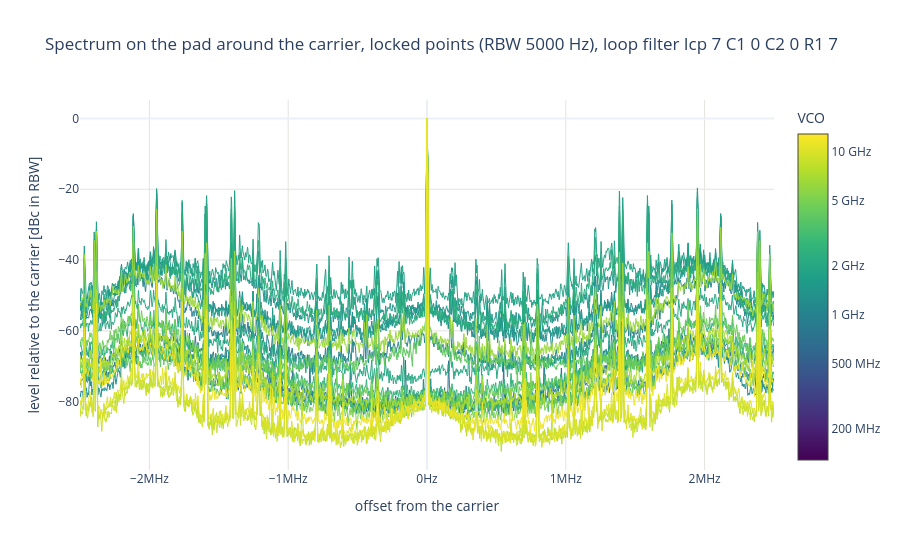

The notebook cell saved with this chart:
### Code cell
F_start, F_stop = None, None  # offset from the carrier shown [Hz] (may be negative); None = edge of the traces

# Averaged spectrum on the pad around the carrier of every locked point, relative to the carrier (trace maximum), in
# the trace's RBW (not binned), coloured by the VCO frequency.
fig = go.Figure()
for r in ok.itertuples():
    d = trace_of(r.f_ref, "spectrum")
    if d.empty:
        continue
    d = d.assign(freq=d["freq"] - d["center"], level_dbc=d["level_dbm"] - d["level_dbm"].max())
    d = in_range(d, d["freq"].min() if F_start is None else F_start, d["freq"].max() if F_stop is None else F_stop)
    fig.add_scatter(x=d["freq"], y=d["level_dbc"], mode="lines", showlegend=False,
                    line=dict(color=COLOR_OF[r.f_ref], width=1),
                    hovertemplate=f"VCO {r.f_vco / 1e6:.0f} MHz, pad {r.f_out_meas / 1e6:.3f} MHz, "
                                  f"carrier {r.carrier_dbm:.1f} dBm<br>%{{x:.4s}}Hz: %{{y:.1f}} dBc<extra></extra>")
add_colorbar(fig)
rbw = traces.loc[traces["kind"] == "spectrum", "rbw"]
fig.update_layout(title=f"Spectrum on the pad around the carrier, locked points"
                        + (f" (RBW {rbw.iloc[0]:g} Hz)" if len(rbw) else "") + f", loop filter {FILTER_TXT}",
                  template="plotly_white", height=550)
fig.update_xaxes(title="offset from the carrier", type="linear", ticksuffix="Hz", exponentformat="SI", gridcolor=GRID)
fig.update_yaxes(title="level relative to the carrier [dBc in RBW]", gridcolor=GRID)
save(fig, "spectrum")

### Figure 1 — Plotly figure (JSON) as saved in the notebook; plotly's stock layout.template omitted (floating-point values rounded to 4 significant figures; data arrays with more than 128 entries replaced by an {"elided": "..."} marker saying what was removed)
{"data": [{"hovertemplate": "VCO 720 MHz, pad 89.975 MHz, carrier 0.9 dBm<br>%{x:.4s}Hz: %{y:.1f} dBc<extra></extra>", "line": {"color": "rgb(45, 114, 142)", "width": 1}, "mode": "lines", "showlegend": false, "type": "scatter", "x": {"elided": "5001 float values"}, "y": {"elided": "5001 float values"}}, {"hovertemplate": "VCO 906 MHz, pad 113.271 MHz, carrier 0.4 dBm<br>%{x:.4s}Hz: %{y:.1f} dBc<extra></extra>", "line": {"color": "rgb(40, 125, 142)", "width": 1}, "mode": "lines", "showlegend": false, "type": "scatter", "x": {"elided": "5001 float values"}, "y": {"elided": "5001 float values"}}, {"hovertemplate": "VCO 1017 MHz, pad 63.546 MHz, carrier 1.7 dBm<br>%{x:.4s}Hz: %{y:.1f} dBc<extra></extra>", "line": {"color": "rgb(38, 131, 142)", "width": 1}, "mode": "lines", "showlegend": false, "type": "scatter", "x": {"elided": "5001 float values"}, "y": {"elided": "5001 float values"}}, {"hovertemplate": "VCO 1141 MHz, pad 71.300 MHz, carrier 1.6 dBm<br>%{x:.4s}Hz: %{y:.1f} dBc<extra></extra>", "line": {"color": "rgb(36, 138, 141)", "width": 1}, "mode": "lines", "showlegend": false, "type": "scatter", "x": {"elided": "5001 float values"}, "y": {"elided": "5001 float values"}}, {"hovertemplate": "VCO 1280 MHz, pad 80.000 MHz, carrier 1.4 dBm<br>%{x:.4s}Hz: %{y:.1f} dBc<extra></extra>", "line": {"color": "rgb(34, 144, 140)", "width": 1}, "mode": "lines", "showlegend": false, "type": "scatter", "x": {"elided": "5001 float values"}, "y": {"elided": "5001 float values"}}, {"hovertemplate": "VCO 1436 MHz, pad 89.761 MHz, carrier 0.6 dBm<br>%{x:.4s}Hz: %{y:.1f} dBc<extra></extra>", "line": {"color": "rgb(33, 150, 138)", "width": 1}, "mode": "lines", "showlegend": false, "type": "scatter", "x": {"elided": "5001 float values"}, "y": {"elided": "5001 float values"}}, {"hovertemplate": "VCO 1611 MHz, pad 100.714 MHz, carrier 0.4 dBm<br>%{x:.4s}Hz: %{y:.1f} dBc<extra></extra>", "line": {"color": "rgb(31, 157, 137)", "width": 1}, "mode": "lines", "showlegend": false, "type": "scatter", "x": {"elided": "5001 float values"}, "y": {"elided": "5001 float values"}}, {"hovertemplate": "VCO 1808 MHz, pad 113.003 MHz, carrier -0.2 dBm<br>%{x:.4s}Hz: %{y:.1f} dBc<extra></extra>", "line": {"color": "rgb(35, 162, 134)", "width": 1}, "mode": "lines", "showlegend": false, "type": "scatter", "x": {"elided": "5001 float values"}, "y": {"elided": "5001 float values"}}, {"hovertemplate": "VCO 2029 MHz, pad 63.396 MHz, carrier 1.7 dBm<br>%{x:.4s}Hz: %{y:.1f} dBc<extra></extra>", "line": {"color": "rgb(40, 168, 131)", "width": 1}, "mode": "lines", "showlegend": false, "type": "scatter", "x": {"elided": "5001 float values"}, "y": {"elided": "5001 float values"}}, {"hovertemplate": "VCO 2276 MHz, pad 71.131 MHz, carrier 1.5 dBm<br>%{x:.4s}Hz: %{y:.1f} dBc<extra></extra>", "line": {"color": "rgb(45, 174, 127)", "width": 1}, "mode": "lines", "showlegend": false, "type": "scatter", "x": {"elided": "5001 float values"}, "y": {"elided": "5001 float values"}}, {"hovertemplate": "VCO 2554 MHz, pad 79.810 MHz, carrier 1.4 dBm<br>%{x:.4s}Hz: %{y:.1f} dBc<extra></extra>", "line": {"color": "rgb(50, 179, 123)", "width": 1}, "mode": "lines", "showlegend": false, "type": "scatter", "x": {"elided": "5001 float values"}, "y": {"elided": "5001 float values"}}, {"hovertemplate": "VCO 3215 MHz, pad 100.475 MHz, carrier 0.5 dBm<br>%{x:.4s}Hz: %{y:.1f} dBc<extra></extra>", "line": {"color": "rgb(70, 190, 111)", "width": 1}, "mode": "lines", "showlegend": false, "type": "scatter", "x": {"elided": "5001 float values"}, "y": {"elided": "5001 float values"}}, {"hovertemplate": "VCO 4048 MHz, pad 63.246 MHz, carrier -8.3 dBm<br>%{x:.4s}Hz: %{y:.1f} dBc<extra></extra>", "line": {"color": "rgb(96, 200, 96)", "width": 1}, "mode": "lines", "showlegend": false, "type": "scatter", "x": {"elided": "5001 float values"}, "y": {"elided": "5001 float values"}}, {"hovertemplate": "VCO 4542 MHz, pad 70.963 MHz, carrier 1.8 dBm<br>%{x:.4s}Hz: %{y:.1f} dBc<extra></extra>", "line": {"color": "rgb(109, 205, 89)", "width": 1}, "mode": "lines", "showlegend": false, "type": "scatter", "x": {"elided": "5001 float values"}, "y": {"elided": "5001 float values"}}, {"hovertemplate": "VCO 5096 MHz, pad 79.621 MHz, carrier 1.5 dBm<br>%{x:.4s}Hz: %{y:.1f} dBc<extra></extra>", "line": {"color": "rgb(124, 209, 79)", "width": 1}, "mode": "lines", "showlegend": false, "type": "scatter", "x": {"elided": "5001 float values"}, "y": {"elided": "5001 float values"}}, {"hovertemplate": "VCO 6415 MHz, pad 100.237 MHz, carrier 0.5 dBm<br>%{x:.4s}Hz: %{y:.1f} dBc<extra></extra>", "line": {"color": "rgb(156, 216, 59)", "width": 1}, "mode": "lines", "showlegend": false, "type": "scatter", "x": {"elided": "5001 float values"}, "y": {"elided": "5001 float values"}}, {"hovertemplate": "VCO 7198 MHz, pad 112.468 MHz, carrier 0.4 dBm<br>%{x:.4s}Hz: %{y:.1f} dBc<extra></extra>", "line": {"color": "rgb(172, 220, 49)", "width": 1}, "mode": "lines", "showlegend": false, "type": "scatter", "x": {"elided": "5001 float values"}, "y": {"elided": "5001 float values"}}, {"hovertemplate": "VCO 8076 MHz, pad 63.096 MHz, carrier 1.6 dBm<br>%{x:.4s}Hz: %{y:.1f} dBc<extra></extra>", "line": {"color": "rgb(188, 223, 42)", "width": 1}, "mode": "lines", "showlegend": false, "type": "scatter", "x": {"elided": "5001 float values"}, "y": {"elided": "5001 float values"}}, {"hovertemplate": "VCO 9062 MHz, pad 70.795 MHz, carrier 1.6 dBm<br>%{x:.4s}Hz: %{y:.1f} dBc<extra></extra>", "line": {"color": "rgb(204, 225, 41)", "width": 1}, "mode": "lines", "showlegend": false, "type": "scatter", "x": {"elided": "5001 float values"}, "y": {"elided": "5001 float values"}}, {"hovertemplate": "VCO 10167 MHz, pad 79.433 MHz, carrier 1.3 dBm<br>%{x:.4s}Hz: %{y:.1f} dBc<extra></extra>", "line": {"color": "rgb(221, 227, 40)", "width": 1}, "mode": "lines", "showlegend": false, "type": "scatter", "x": {"elided": "5001 float values"}, "y": {"elided": "5001 float values"}}, {"hovertemplate": "VCO 11408 MHz, pad 89.125 MHz, carrier 0.8 dBm<br>%{x:.4s}Hz: %{y:.1f} dBc<extra></extra>", "line": {"color": "rgb(237, 229, 38)", "width": 1}, "mode": "lines", "showlegend": false, "type": "scatter", "x": {"elided": "5001 float values"}, "y": {"elided": "5001 float values"}}, {"hoverinfo": "skip", "marker": {"cmax": 10.11, "cmin": 8.107, "color": [8.107], "colorbar": {"ticktext": ["200 MHz", "500 MHz", "1 GHz", "2 GHz", "5 GHz", "10 GHz"], "tickvals": [8.301, 8.699, 9.0, 9.301, 9.699, 10.0], "title": {"text": "VCO"}}, "colorscale": [[0, "#440154"], [0.1111, "#482878"], [0.2222, "#3e4989"], [0.3333, "#31688e"], [0.4444, "#26828e"], [0.5556, "#1f9e89"], [0.6667, "#35b779"], [0.7778, "#6ece58"], [0.8889, "#b5de2b"], [1, "#fde725"]]}, "mode": "markers", "showlegend": false, "type": "scatter", "x": [null], "y": [null]}], "layout": {"height": 550, "title": {"text": "Spectrum on the pad around the carrier, locked points (RBW 5000 Hz), loop filter Icp 7 C1 0 C2 0 R1 7"}, "xaxis": {"exponentformat": "SI", "gridcolor": "#e4e3df", "ticksuffix": "Hz", "title": {"text": "offset from the carrier"}, "type": "linear"}, "yaxis": {"gridcolor": "#e4e3df", "title": {"text": "level relative to the carrier [dBc in RBW]"}}}}
